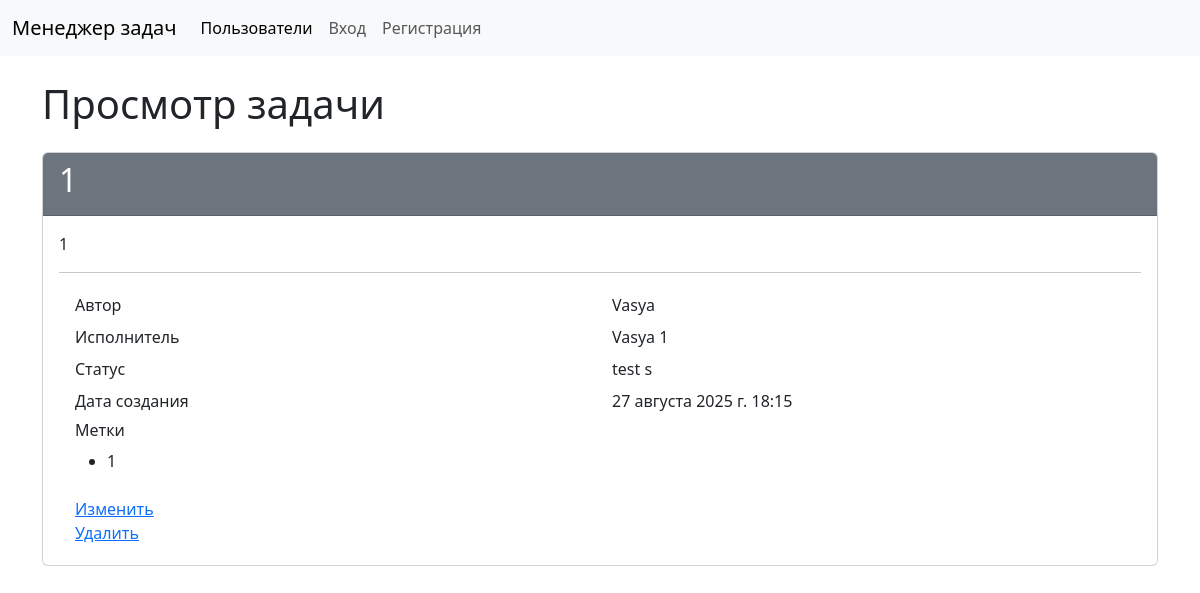
/tasks/9/show/, run on the app's committed database.
### task_manager/tasks/models.py (models this page shows, shortened)
class Task(models.Model):
    name = models.CharField(verbose_name='Имя', max_length=200)
    description = models.TextField(verbose_name='Описание')
    author = models.ForeignKey(
        settings.AUTH_USER_MODEL,
        verbose_name='Автор',
        related_name='author',
        on_delete=models.PROTECT
    )
    executor = models.ForeignKey(
        settings.AUTH_USER_MODEL,
        null=True,
        blank=True,
        verbose_name='Исполнитель',
        related_name='executor',
        on_delete=models.PROTECT
    )
    status = models.ForeignKey('Status', verbose_name='Статус', on_delete=models.PROTECT)
    created_at = models.DateTimeField(verbose_name='Создан', auto_now_add=True)
    updated_at = models.DateTimeField(verbose_name='Обновлен', auto_now=True)
    labels = GenericRelation('labels.TaggedItem')

class Status(models.Model):
    name = models.CharField(verbose_name='Имя', max_length=200) #, choices=STATUSES, default=NEW)
    created_at = models.DateTimeField(verbose_name='Создан', auto_now_add=True)
    updated_at = models.DateTimeField(verbose_name='Обновлен', auto_now=True)

### task_manager/labels/models.py (models this page shows, shortened)
class TaggedItem(models.Model):
    label = models.ForeignKey(Label, on_delete=models.PROTECT)
    content_type = models.ForeignKey(ContentType, on_delete=models.PROTECT)
    object_id = models.PositiveIntegerField()
    content_object = GenericForeignKey('content_type', 'object_id')

class Label(models.Model):
    name = models.CharField(max_length=200, verbose_name='Имя')
    created_at = models.DateTimeField(verbose_name='Создана', auto_now_add=True)
    updated_at = models.DateTimeField(verbose_name='Изменена', auto_now=True)

### task_manager/tasks/views.py (the view)
# urls.py: path('tasks/<int:pk>/show/', TaskDetailView.as_view(), name='task_show'),
class TaskDetailView(DetailView):
    model = Task
    template_name = 'task_templates/show.html'
    context_object_name = 'task'

### task_manager/accounts/templatetags/user_extras.py (called while the page is built)
@register.filter
def full_name(user, default="None"):
    full_name = f"{user.first_name} {user.last_name}".strip()
    return full_name.title() or default

### task_manager/tasks/templates/task_templates/show.html
{% extends 'base/layout.html' %}
{% load user_extras %}
{% block content %}
    <h1 class="my-4">Просмотр задачи</h1>
    <div class="card">
        <div class="card-header bg-secondary text-white">
            <h2>{{ task.name }}</h2>
        </div>
        <div class="card-body">
            <p>{{ task.description }}</p>
            <hr>
            <div class="container">
                <div class="row p-1">
                    <div class="col">Автор</div>
                    <div class="col">{{ task.author.username }}</div>
                </div>
                <div class="row p-1">
                    <div class="col">Исполнитель</div>
                    <div class="col">{{ task.executor|full_name:"None" }}</div>
                </div>
                <div class="row p-1">
                    <div class="col">Статус</div>
                    <div class="col">{{ task.status.name }}</div>
                </div>
                <div class="row p-1">
                    <div class="col">Дата создания</div>
                    <div class="col">{{ task.created_at }}</div>
                </div>
                <div class="row p-1">
                <div class="col">
                    <h6>Метки</h6>
                    <ul>
                        {% for label in task.labels.all %}
                            <li>{{ label.label.name }}</li>
                        {% endfor %}
                    </ul>
                </div>
                </div>
                <div class="row p-1">
                    <div class="col">
                        <a href="">Изменить</a>
                        <br>
                        <a href="">Удалить</a>
                    </div>
                </div>
            </div>
        </div>
    </div>
{% endblock %}

### data on the page
Task: name "1", description "1", author.username "Vasya", executor|full_name "Vasya 1", status.name "test s", created_at "27 августа 2025 г. 18:15"
TaggedItem: label.name "1"
